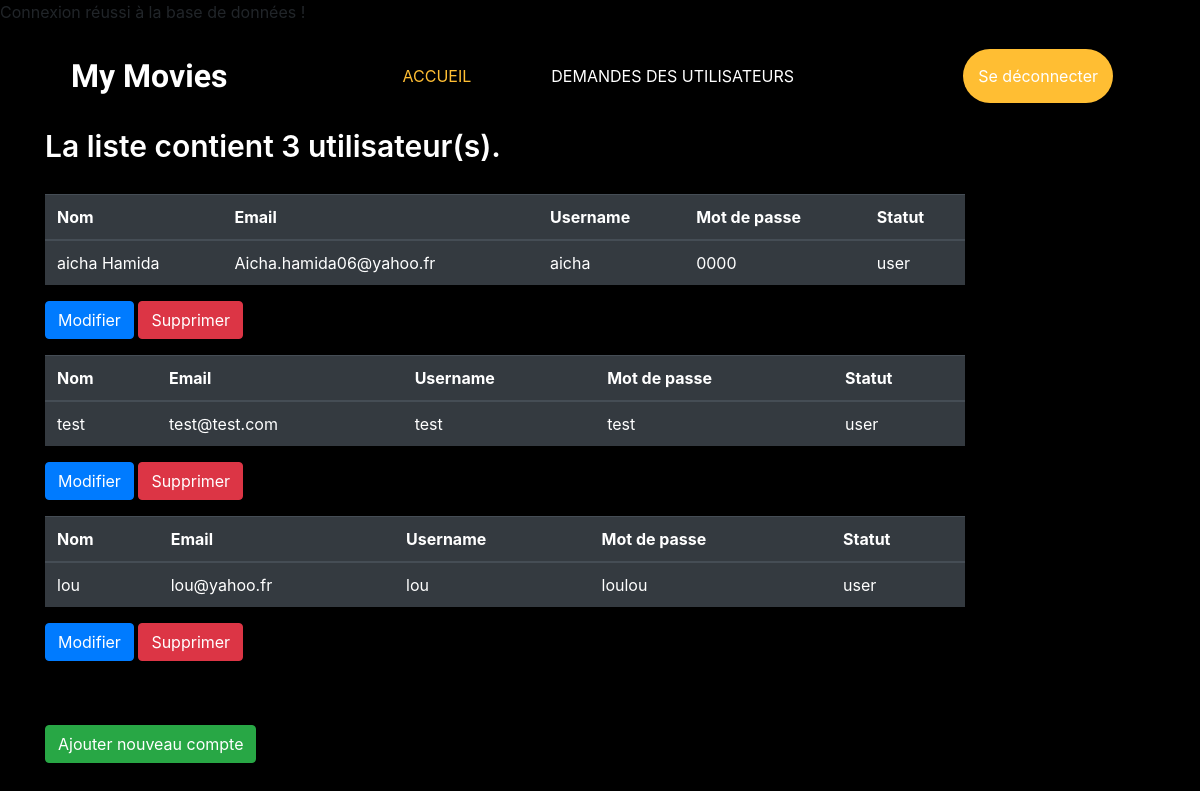
The page /admin/users.php (signed in) on the database its author committed.
### tables this page shows
CREATE TABLE `user` (
  `user_id` int(50) NOT NULL,
  `Fullname` varchar(50) NOT NULL,
  `Email` varchar(50) NOT NULL,
  `Username` varchar(20) NOT NULL,
  `Password` varchar(50) NOT NULL,
  `status` varchar(10) NOT NULL
);

### admin/userlist.php (the view, shortened to what this page needs)
<?php
include('../controller/connectdb.php');
$sql = "SELECT * FROM user WHERE status not like 'admin'";
$result = $conn->query($sql);
$list = '';
if ($result->num_rows > 0) {
    while ($row = $result->fetch_assoc()) {
        $list = $list . '
        <table class="table table-dark mt-3 ">
        <thead>
            <tr>
                <th scope="col">Nom</th>
                <th scope="col">Email</th>
                <th scope="col">Username</th>
                <th scope="col">Mot de passe</th>
                <th scope="col">Statut</th>
            </tr>
        <tbody>
            <tr>
                <td>' . $row["Fullname"] . '</td>
                <td>' . $row["Email"] . '</td>
                <td>' . $row["Username"] . '</td>
                <td>' . $row["Password"] . '</td>
                <td>' . $row["status"] . '</td>
            </tr>
            </tbody>
      </table>
      <a href="updateuser.php?id=' . $row["user_id"] . '" class="btn btn-primary">Modifier</a>
      <a  href="../controller/deleteuser.php?id=' . $row["user_id"] . '" class="btn btn-danger">Supprimer</a>
      ';
    }
} else {
    echo "Il n'y a pas encore de compte créé !";
}

### css/style.css (style rules this page uses)
table { width: 100%; border-collapse: collapse; }
body { background-color: #000 }
a { text-decoration: none !important; background-color: transparent; }

### rows shown on the page
user: Fullname "aicha Hamida", Email "Aicha.hamida06@yahoo.fr", Username "aicha", Password "0000", status "user"
user: Fullname "test", Email "test@test.com", Username "test", Password "test", status "user"
user: Fullname "lou", Email "lou@yahoo.fr", Username "lou", Password "loulou", status "user"

### other values the page prints
$total "3"
